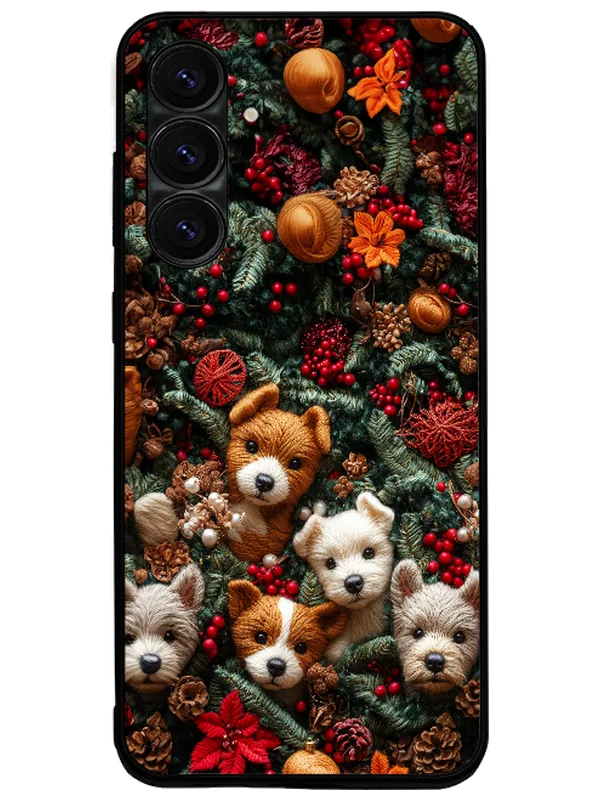
#> input picture _build/real/knitted-christmas-puppies/galaxy-s24.webp, 600 x 800 px, given in place of galaxy-s24.webp.webp, which was not available
$ python -i frames36.py   (imports and definitions only)
#> lines starting #> are read from the running program, lines starting #| are printed output that depends on the picture; after the words box and inside, x2 and y2 are one past the last pixel; in counts of white or black regions, pixels touching at a corner belong together
import numpy as np, cv2, json, sys
from PIL import Image, ImageDraw, ImageFilter
SRC = "/home/claude/nevervoid/src/real/knitted-christmas-puppies/"
# [1 line not run here, left out]
def build(slug, dbg=False):
#> called with dbg = False
    src = Image.open(SRC + slug + ".webp").convert("RGBA"); a = np.asarray(src); H, W = a.shape[:2]
#> in build, src is the input picture: PIL image 600x800 RGBA; mean R, G, B, A 51.5, 36.4, 28.9, 154
#> after `H, W = a.shape[:2]`: H = 800; W = 600
    alpha = (a[..., 3] > 200).astype(np.uint8)
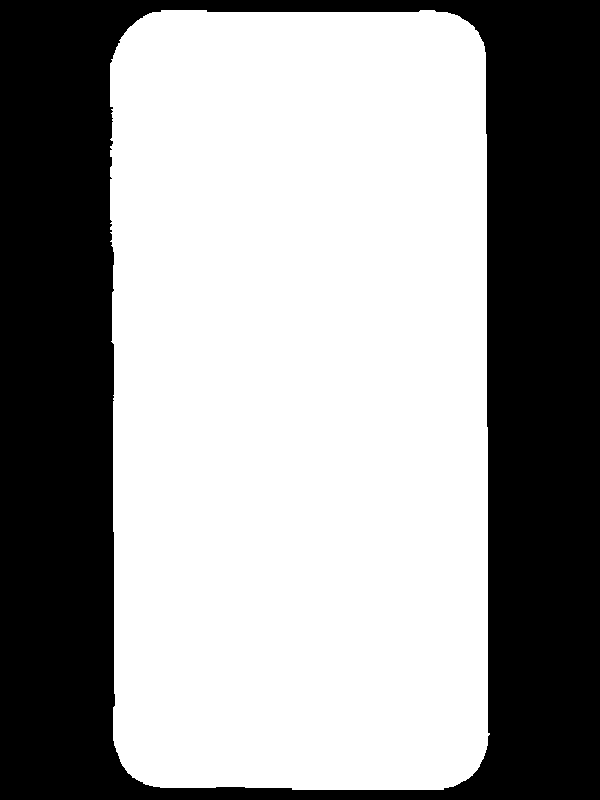
#> alpha: shape (800, 600); values 0 (black) and 1 (white), 60.2% white; 1 black region, box (x1, y1, x2, y2) and area: (0, 0, 600, 800) 191088
    rows = [np.nonzero(alpha[y])[0] for y in range(H)]; good = [(r.min(), r.max()) for r in rows if len(r)]
#> after `rows = [np.nonzero(alpha[y])[0] for y in range(H)]`: rows = 800 items, first 6: empty array, empty array, empty array, empty array, empty array, empty array
#> after `good = [(r.min(), r.max()) for r in rows if len(r)]`: good = 780 pairs, first value 110 to 292, second value 434 to 489
    bx0 = int(np.percentile([g[0] for g in good], 80)); bx1 = int(np.percentile([g[1] for g in good], 20))
#> after `bx0 = int(np.percentile([g[0] for g in good], 80))`: bx0 = 114
#> after `bx1 = int(np.percentile([g[1] for g in good], 20))`: bx1 = 485
    ys = np.nonzero(alpha.any(1))[0]; by0, by1 = int(ys.min()), int(ys.max())
#> after `ys = np.nonzero(alpha.any(1))[0]`: ys = 780 values from 10 to 789
#> after `by0, by1 = (int(ys.min()), int(ys.max()))`: by0 = 10; by1 = 789
    inset = 10; rect = (bx0 + inset, by0 + inset, bx1 - inset, by1 - inset)
#> after `rect = (bx0 + inset, by0 + inset, bx1 - inset, by1 - inset)`: rect = (124, 20, 475, 779)
    body = Image.new("L", src.size, 0); ImageDraw.Draw(body).rounded_rectangle(rect, radius=52, fill=255)
#> after `body = Image.new('L', src.size, 0)`: body: PIL image 600x800 L; every value is 0
#> after `ImageDraw.Draw(body).rounded_rectangle(rect, radius=52, fill=255)`:
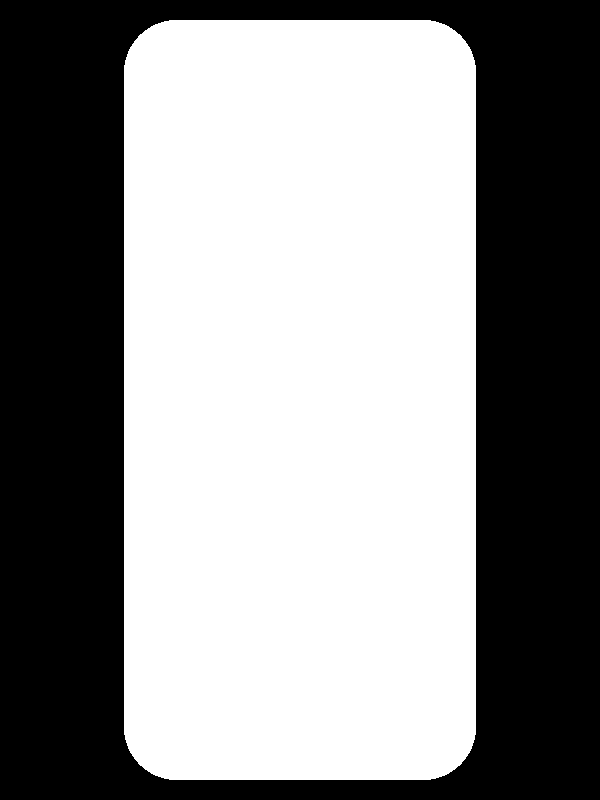
#> body: PIL image 600x800 L; 55.2% white; 1 black region, box (x1, y1, x2, y2) and area: (0, 0, 600, 800) 214860
    body = np.asarray(body).astype(np.uint8) > 0
    # camera cut-out: measured shapes per model (camspec.py)
    from camspec import SPEC, to_photo
    cm = Image.new("L", src.size, 0); dc = ImageDraw.Draw(cm)
    for shp in SPEC[slug]:
        p = to_photo(shp, rect[2])
        if p[0] == "rr": dc.rounded_rectangle(p[1:5], radius=p[5], fill=255)
        else: dc.ellipse((p[1]-p[3], p[2]-p[3], p[1]+p[3], p[2]+p[3]), fill=255)
    fill = (np.asarray(cm) > 127).astype(np.uint8)
    # leftover artwork in the outer band of the cut-out becomes black rim (real cases have a black bumper around the camera hole)
    core = cv2.erode(fill, np.ones((3, 3), np.uint8), iterations=16)
    band = (fill > 0) & (core == 0)
    rgbi = a[..., :3].astype(np.int16); r_, g_, b_ = rgbi[..., 0], rgbi[..., 1], rgbi[..., 2]
    sat = rgbi.max(2) - rgbi.min(2); gr = cv2.cvtColor(a[..., :3], cv2.COLOR_RGB2GRAY).astype(np.float32)
    mu = cv2.blur(gr, (5, 5)); sdv = np.sqrt(np.maximum(cv2.blur(gr * gr, (5, 5)) - mu * mu, 0))
    art = band & (((sat > 30) & (sdv > 4)) | ((g_ > r_ + 4) & (g_ > b_) & (gr < 120)) | ((r_ > g_ + 25) & (sdv > 4)))
    art = cv2.dilate(art.astype(np.uint8), np.ones((3, 3), np.uint8), iterations=1).astype(bool) & band
    a = a.copy(); a[art, 0] = 22; a[art, 1] = 22; a[art, 2] = 24
    pm = (body & (fill == 0)).astype(np.float32)
    pm = cv2.GaussianBlur(pm, (0, 0), 0.9)
    frame = a.copy(); frame[..., 3] = (a[..., 3] * (1 - pm)).astype(np.uint8)
    return frame, (pm * 255).astype(np.uint8), rect
# [12 lines not run here, left out]

#> (the run stopped early here; a loop or call above may not have finished)
